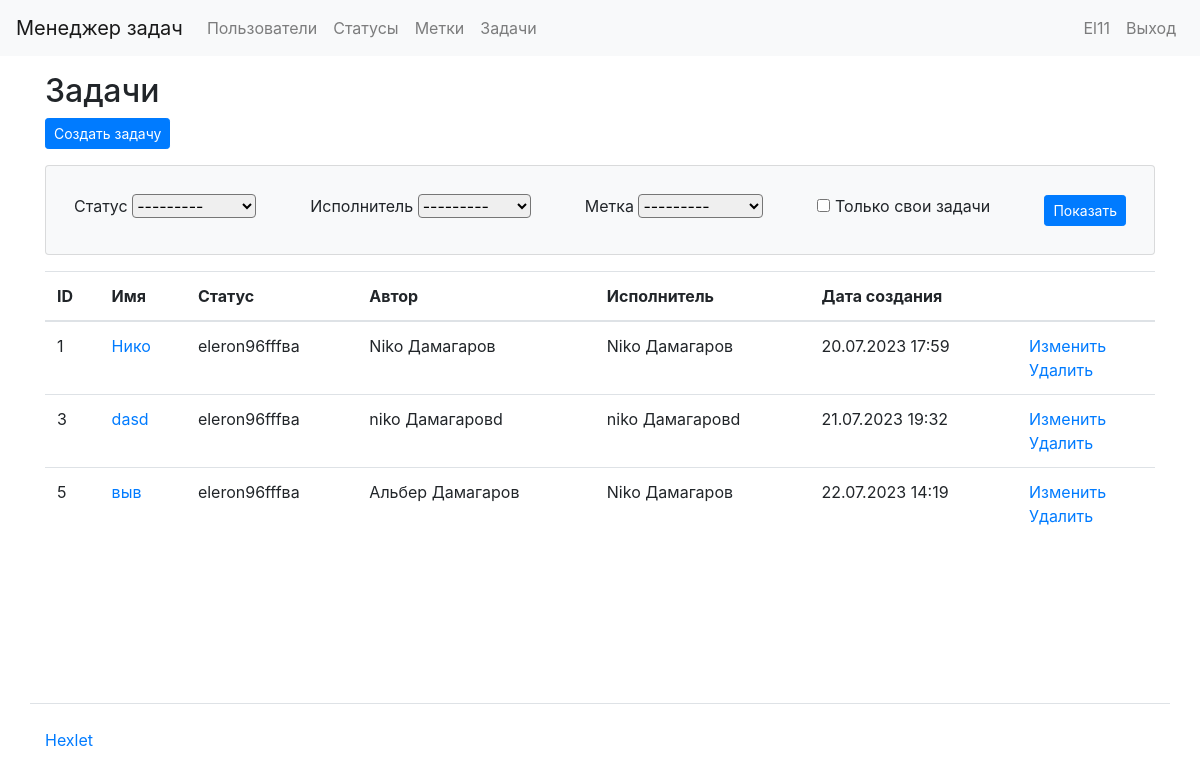
/tasks/ (signed in), run on an earlier commit of the app's database.
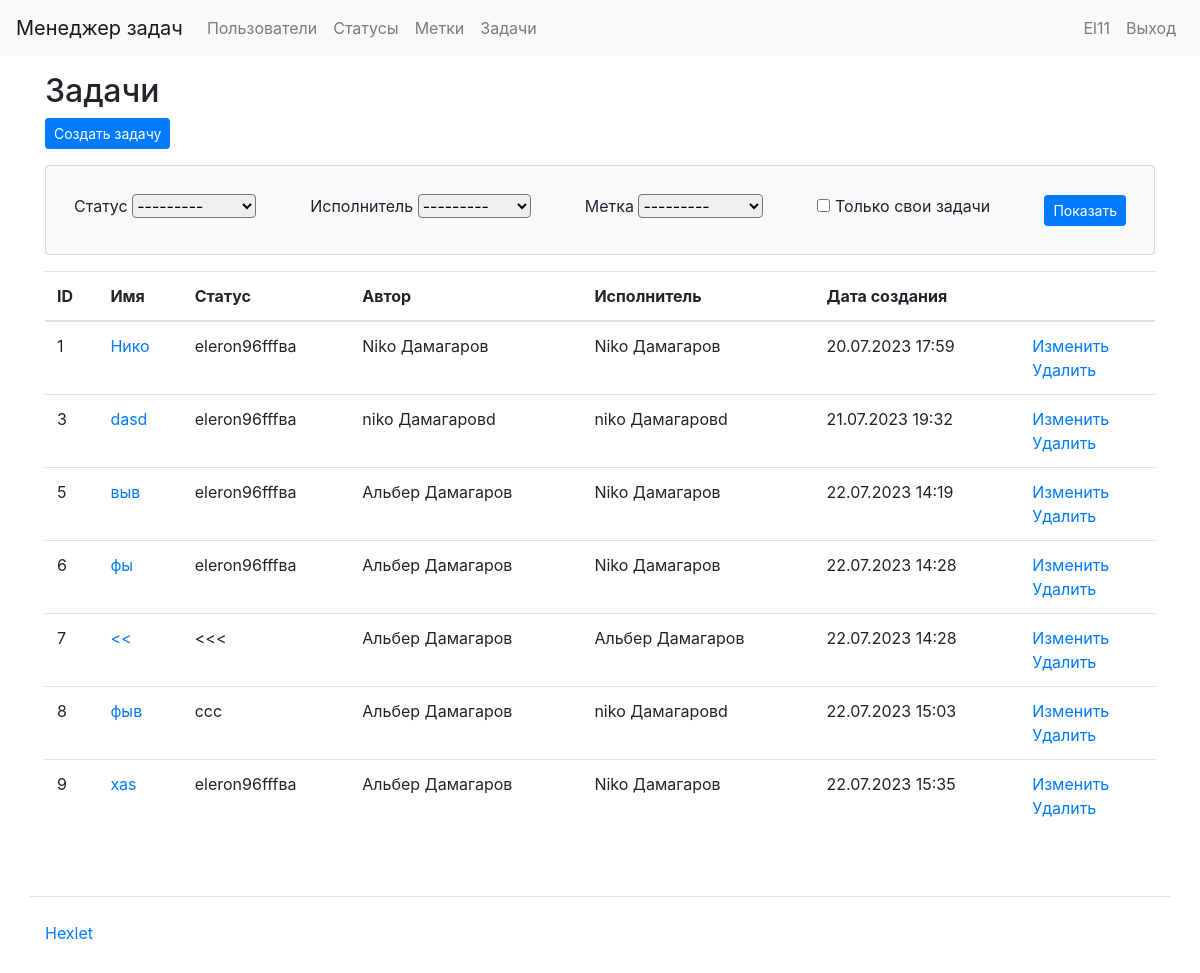
And on a later commit of the database.
### task_manager/tasks/models.py (models this page shows, shortened)
class Task(models.Model):
    name = models.CharField(max_length=100, verbose_name=_('Name'))
    description = models.TextField(verbose_name=_('Description'))
    status = models.ForeignKey(Status, on_delete=models.CASCADE, verbose_name=_('Status'))  # Link to the Status model
    author = models.ForeignKey(User, on_delete=models.CASCADE, related_name='author_tasks', verbose_name=_('Author'))  # Link to the User model
    executor = models.ForeignKey(User, on_delete=models.CASCADE, related_name='executor_tasks', verbose_name=_('Executor'))  # Link to the User model
    labels = models.ManyToManyField(
        labels,
        verbose_name=_('Labels'),
        through='TaskLabel',
        blank=True,  # используйте только blank=True, не используйте null=True для ManyToManyField
    )
    created_date = models.DateTimeField(auto_now_add=True)
    class Meta:
        app_label = 'tasks'

### task_manager/status/models.py (models this page shows, shortened)
class Status(models.Model):
    name = models.CharField(verbose_name=gettext_lazy('Name'), max_length=100)
    created_date = models.DateTimeField(auto_now_add=True)
    class Meta:
        app_label = 'status'

### task_manager/users/models.py (models this page shows, shortened)
class User(AbstractUser):
    def __str__(self):
        return self.get_full_name()

### task_manager/tasks/views.py (the view, shortened to what this page needs)
# urls.py: path('tasks/', tasks_list, name='tasks'),
@login_required
def tasks_list(request):
    form = TaskFilterForm(request.GET or None)
    tasks = TaskModel.objects.all()
    statuses = Status.objects.all()
    context = {'form': form, 'tasks': tasks,
               'task_statuses': statuses}
    return render(request, 'tasks/tasks.html', context)

### task_manager/tasks/forms.py
class TaskFilterForm(forms.Form):
    status = forms.ModelChoiceField(queryset=Status.objects.all(), required=False)
    executor = forms.ModelChoiceField(queryset=User.objects.all(), required=False)
    label = forms.ModelChoiceField(queryset=labels.objects.all(), required=False)
    my_tasks = forms.BooleanField(required=False)

### task_manager/templates/tasks/tasks.html (shortened to what this page needs)
{% extends "base.html" %}
{% load i18n %}
{% block content %}
  <h2>{% trans "Tasks" %}</h2>
  <div class="mb-3">
    <a href="{% url 'create_tasks' %}" class="btn btn-primary btn-sm">{% trans "Create Task" %}</a>
  </div>
  <div class="card mb-3 card-body bg-light">
    <form method="GET" class="d-flex flex-row align-items-center justify-content-between flex-wrap">
      <div class="p-2">
        <label class="form-label" for="id_status">{% trans "Status" %}</label>
        <select name="status" class="form-select rounded" id="id_status">
          <option value="" selected>---------</option>
        </select>
      </div>
      <div class="p-2">
        <label class="form-label" for="id_executor">{% trans "Executor" %}</label>
        <select name="executor" class="form-select rounded" id="id_executor">
          <option value="" selected>---------</option>
        </select>
      </div>
      <div class="p-2">
        <label class="form-label" for="id_label">{% trans "Label" %}</label>
        <select name="label" class="form-select rounded" id="id_label">
          <option value="" selected>---------</option>
        </select>
      </div>
      <div class="p-2 form-check">
        <input type="checkbox" id="my_tasks" name="my_tasks">
        <label for="my_tasks">{% trans "Only my tasks" %}</label>
      </div>
      <div class="p-2">
        <input class="btn btn-primary btn-sm" type="submit" value="{% trans 'Show' %}">
      </div>
    </form>
  </div>
  <table class="table">
    <thead>
      <tr>
        <th scope="col">{% trans "id" %}</th>
        <th scope="col">{% trans "Name" %}</th>
        <th scope="col">{% trans "Status" %}</th>
        <th scope="col">{% trans "Author" %}</th>
        <th scope="col">{% trans "Executor" %}</th>
        <th scope="col">{% trans "Creation date" %}</th>
        <th scope="col"></th>
      </tr>
    </thead>
    <tbody>
      {% for task in tasks %}
      <tr>
        <td>{{ task.id }}</td>
        <td><a href="{% url 'tasks_details' task.pk %}">{{ task.name }}</a></td>
        <td>{{ task.status.name }}</td>
        <td>{{ task.author }}</td>
        <td>{{ task.executor }}</td>
        <td>{{ task.created_date|date:"d.m.Y H:i" }}</td>
        <td>
          <a href="{% url 'edit_tasks' task.id %}">{% trans "Edit" %}</a>
          <br>
          <a href="{% url 'delete_tasks' task.id %}">{% trans "Delete" %}</a>
        </td>
      </tr>
      {% endfor %}
    </tbody>
  </table>
{% endblock %}

What changed in the data, as far as the page shows it:
added Task: id "6", name "фы", status.name "eleron96fffва", author "Альбер Дамагаров", executor "Niko Дамагаров", created_date "22.07.2023 14:28"
added Task: id "7", name "<<", status.name "<<<", author "Альбер Дамагаров", executor "Альбер Дамагаров", created_date "22.07.2023 14:28"
added Task: id "8", name "фыв", status.name "ссс", author "Альбер Дамагаров", executor "niko Дамагаровd", created_date "22.07.2023 15:03"
added Task: id "9", name "xas", status.name "eleron96fffва", author "Альбер Дамагаров", executor "Niko Дамагаров", created_date "22.07.2023 15:35"
